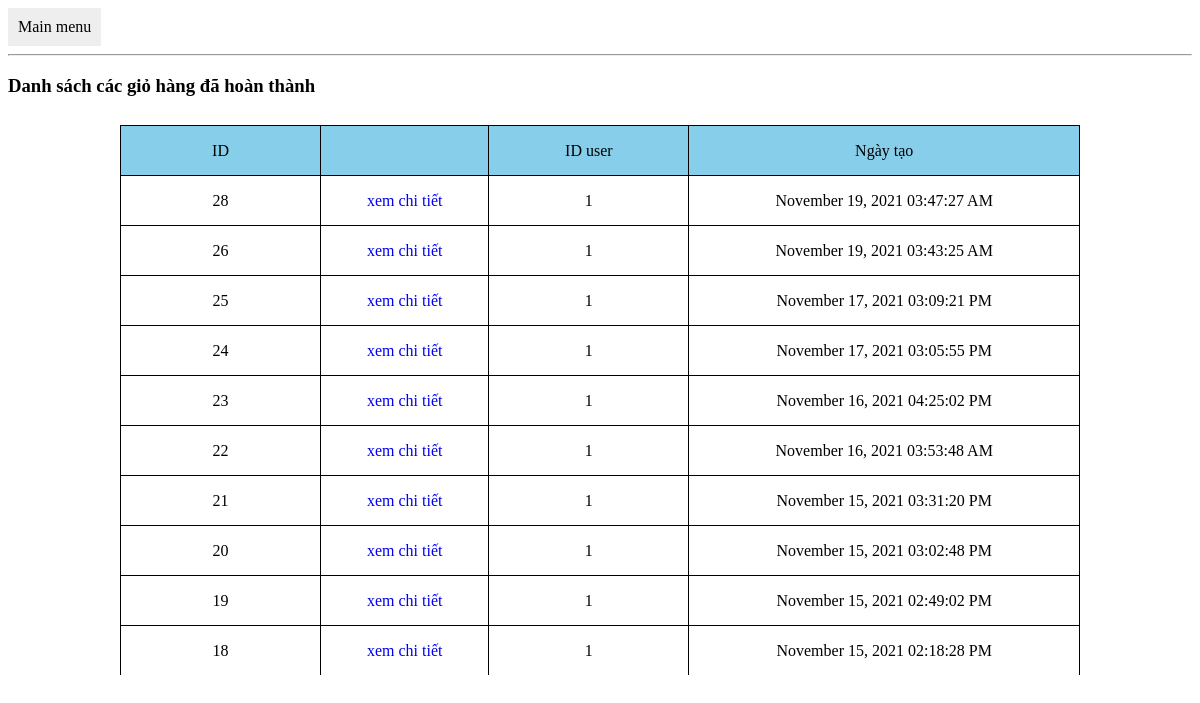
Screenshot of /admin/data_history.php with the database file from the repository.
### tables this page shows
CREATE TABLE `tbl_gio_hang` (
  `id_cart` int(100) NOT NULL,
  `id_user` int(100) NOT NULL,
  `status` varchar(100) NOT NULL,
  `date` date NOT NULL,
  `time` varchar(100) NOT NULL
);

### classes/func.php (called while the page is built, shortened)
<?php
    function query_id_don_hang_done($mysqli){
        $sql ="SELECT * FROM tbl_gio_hang WHERE status='done'  ORDER BY id_cart DESC";
        $query=mysqli_query($mysqli,$sql);
        return $query;
    }
?>

### admin/data_history.php (the view, shortened to what this page needs)
                <div class="menu">
                        <a href="index.php">Main menu</a>
                </div>
                <hr>
<?php
        include('../config/config.php');
        include('../classes/func.php');
        $query_id_gio_hang =query_id_don_hang_done($mysqli);
            ?>
                <h3>Danh sách các giỏ hàng đã hoàn thành</h3>
                <div class="main-body">
                    <table>
                            <tr style="background-color:skyblue">
                                <td style="width:60px">ID</td>
                                <td style="width:50px"></td>
                                <td style="width:60px">ID user</td>
                                <td style="width:120px">Ngày tạo</td>
                            </tr>
                            <?php while($row_don_hang = mysqli_fetch_array($query_id_gio_hang)){?>
                            <tr>
                                    <td><?php echo $row_don_hang['id_cart'];?></td>
                                    <td><a href="data_history.php?detail=show&id_cart=<?php echo $row_don_hang['id_cart'];?>">xem chi tiết</a></td>
                                    <td><?php echo $row_don_hang['id_user'];?></td>
                                    <td><?php echo $row_don_hang['time'];?></td>
                            </tr>
                            <?php } ?>
                     </table>
                </div>

### admin/data_history.php (style rules this page uses)
a { text-decoration: none; }
table { width: 960px; border-collapse:collapse; background-color: #fff; text-align: center; padding: 10px; margin: 10px auto; }
tr { height: 50px; border:1px solid black; }
td { border:1px solid black; }
.main-body { width: 1080px; height: 560px; margin: 0 auto; overflow-y: scroll; }
.menu a { display: inline-block; padding :10px; color: black; background-color: #eee; }

### rows the page displays
tbl_gio_hang: id_cart "28", id_user "1", time "November 19, 2021 03:47:27 AM"
tbl_gio_hang: id_cart "26", id_user "1", time "November 19, 2021 03:43:25 AM"
tbl_gio_hang: id_cart "25", id_user "1", time "November 17, 2021 03:09:21 PM"
tbl_gio_hang: id_cart "24", id_user "1", time "November 17, 2021 03:05:55 PM"
tbl_gio_hang: id_cart "23", id_user "1", time "November 16, 2021 04:25:02 PM"
tbl_gio_hang: id_cart "22", id_user "1", time "November 16, 2021 03:53:48 AM"
tbl_gio_hang: id_cart "21", id_user "1", time "November 15, 2021 03:31:20 PM"
tbl_gio_hang: id_cart "20", id_user "1", time "November 15, 2021 03:02:48 PM"
tbl_gio_hang: id_cart "19", id_user "1", time "November 15, 2021 02:49:02 PM"
tbl_gio_hang: id_cart "18", id_user "1", time "November 15, 2021 02:18:28 PM"
